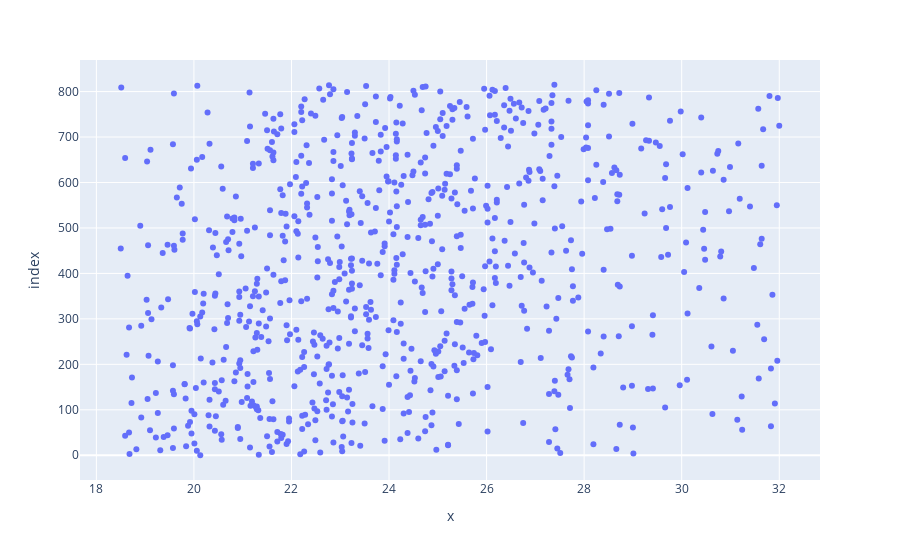

The notebook cell saved with this chart:
### Code cell
px.scatter(mi_df.Age, mi_df.BMI)

### Figure 1 — Plotly figure (JSON) as saved in the notebook; plotly's stock layout.template omitted (floating-point values rounded to 4 significant figures; data arrays with more than 128 entries replaced by an {"elided": "..."} marker saying what was removed)
{"data": [{"hovertemplate": "x=%{x}<br>index=%{y}<extra></extra>", "legendgroup": "", "marker": {"color": "#636efa", "symbol": "circle"}, "mode": "markers", "name": "", "orientation": "h", "showlegend": false, "type": "scatter", "x": {"elided": "816 float values"}, "xaxis": "x", "y": {"elided": "816 int values"}, "yaxis": "y"}], "layout": {"autosize": true, "legend": {"tracegroupgap": 0}, "margin": {"t": 60}, "xaxis": {"anchor": "y", "autorange": true, "domain": [0, 1], "range": [17.68, 32.82], "title": {"text": "x"}, "type": "linear"}, "yaxis": {"anchor": "x", "autorange": true, "domain": [0, 1], "range": [-63.1, 878.1], "title": {"text": "index"}, "type": "linear"}}}
